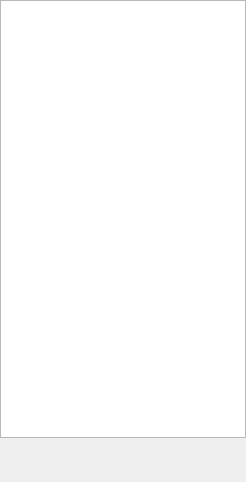
<?xml version="1.0" encoding="UTF-8"?>
<ui version="4.0">
 <class>PropTable</class>
 <widget class="QWidget" name="PropTable">
  <property name="geometry">
   <rect>
    <x>0</x>
    <y>0</y>
    <width>246</width>
    <height>482</height>
   </rect>
  </property>
  <property name="windowTitle">
   <string>Form</string>
  </property>
  <layout class="QGridLayout" name="gridLayout_2">
   <property name="leftMargin">
    <number>0</number>
   </property>
   <property name="topMargin">
    <number>0</number>
   </property>
   <property name="rightMargin">
    <number>0</number>
   </property>
   <property name="bottomMargin">
    <number>0</number>
   </property>
   <item row="1" column="0">
    <widget class="QWidget" name="buttonWidget" native="true">
     <property name="sizePolicy">
      <sizepolicy hsizetype="Minimum" vsizetype="Preferred">
       <horstretch>0</horstretch>
       <verstretch>0</verstretch>
      </sizepolicy>
     </property>
     <layout class="QGridLayout" name="gridLayout">
      <item row="0" column="0">
       <spacer name="horizontalSpacer">
        <property name="orientation">
         <enum>Qt::Horizontal</enum>
        </property>
        <property name="sizeType">
         <enum>QSizePolicy::MinimumExpanding</enum>
        </property>
        <property name="sizeHint" stdset="0">
         <size>
          <width>0</width>
          <height>20</height>
         </size>
        </property>
       </spacer>
      </item>
      <item row="0" column="1">
       <layout class="QHBoxLayout" name="buttonLayout"/>
      </item>
     </layout>
    </widget>
   </item>
   <item row="0" column="0">
    <widget class="QTableWidget" name="propTable"/>
   </item>
  </layout>
 </widget>
 <resources/>
 <connections/>
</ui>
